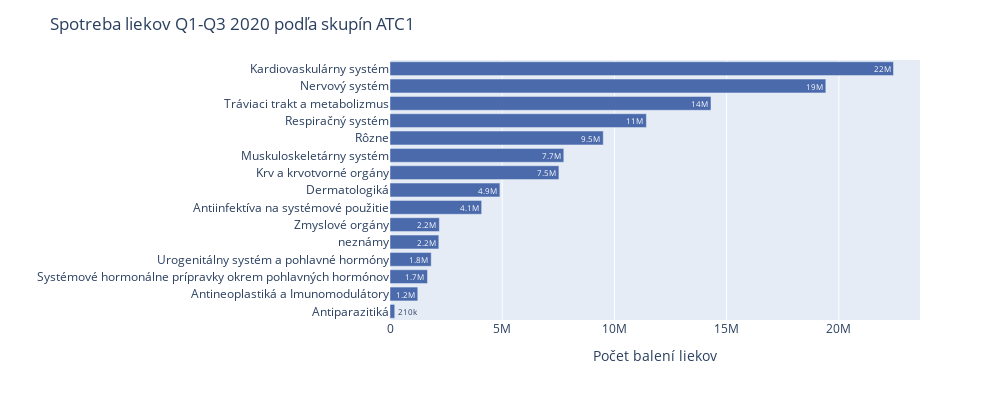

Notebook code cell kept with this figure:
### Code cell
fig = px.bar(detailed_tables[2020].sort_values(by='Počet balení',ascending=True).reset_index().query('`Počet balení` > 70000'), y=detailed_tables[2020].sort_values(by='Počet balení',ascending=True).query('`Počet balení` > 70000').index, x='Počet balení', orientation='h', text='Počet balení', color_discrete_sequence=[modra])
fig.update_traces(texttemplate='%{text:.2s}', textposition='auto', textfont_size= 3)
fig.update_layout(uniformtext_minsize=8, uniformtext_mode='show')
fig.update_layout(title= 'Spotreba liekov Q1-Q3 2020 podľa skupín ATC1 ', width=1000, height=400)

fig.update_xaxes(title='Počet balení liekov')
fig.update_yaxes(title=' ')
fig.show()

### Figure 1 — Plotly figure (JSON) as saved in the notebook; plotly's stock layout.template omitted (floating-point values rounded to 4 significant figures)
{"data": [{"alignmentgroup": "True", "hovertemplate": "Počet balení=%{text}<br>y=%{y}<extra></extra>", "legendgroup": "", "marker": {"color": "#4B6AAB"}, "name": "", "offsetgroup": "", "orientation": "h", "showlegend": false, "text": [211500.0, 1238000.0, 1670000.0, 1836000.0, 2176000.0, 2199000.0, 4084000.0, 4897000.0, 7527000.0, 7744000.0, 9503000.0, 11420000.0, 14300000.0, 19420000.0, 22430000.0], "textfont": {"size": 3}, "textposition": "auto", "texttemplate": "%{text:.2s}", "type": "bar", "x": [211500.0, 1238000.0, 1670000.0, 1836000.0, 2176000.0, 2199000.0, 4084000.0, 4897000.0, 7527000.0, 7744000.0, 9503000.0, 11420000.0, 14300000.0, 19420000.0, 22430000.0], "xaxis": "x", "y": ["Antiparazitiká", "Antineoplastiká a Imunomodulátory", "Systémové hormonálne prípravky okrem pohlavných hormónov", "Urogenitálny systém a pohlavné hormóny", "neznámy", "Zmyslové orgány", "Antiinfektíva na systémové použitie", "Dermatologiká", "Krv a krvotvorné orgány", "Muskuloskeletárny systém", "Rôzne", "Respiračný systém", "Tráviaci trakt a metabolizmus", "Nervový systém", "Kardiovaskulárny systém"], "yaxis": "y"}], "layout": {"barmode": "relative", "height": 400, "legend": {"tracegroupgap": 0}, "margin": {"t": 60}, "title": {"text": "Spotreba liekov Q1-Q3 2020 podľa skupín ATC1 "}, "uniformtext": {"minsize": 8, "mode": "show"}, "width": 1000, "xaxis": {"anchor": "y", "domain": [0, 1], "title": {"text": "Počet balení liekov"}}, "yaxis": {"anchor": "x", "domain": [0, 1], "title": {"text": " "}}}}
